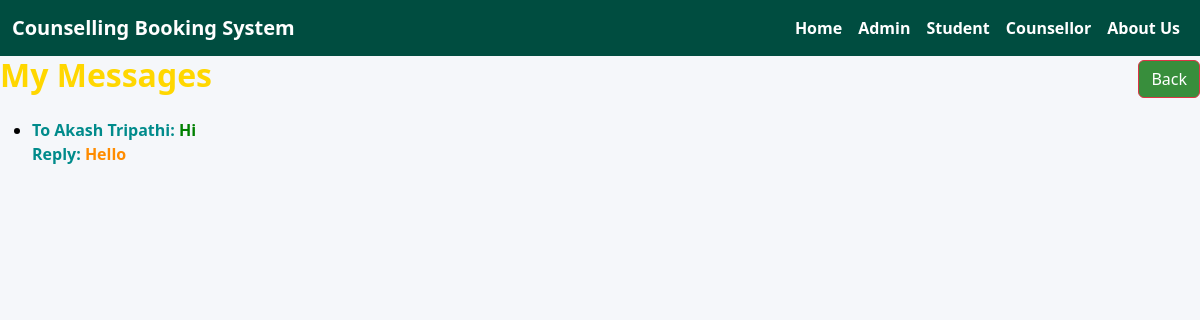
/student_messages (signed in), run on the app's committed database.
### tables this page shows
CREATE TABLE messages (
        id INTEGER PRIMARY KEY AUTOINCREMENT,
        student_id INTEGER,
        counsellor_id INTEGER,
        message TEXT NOT NULL,
        reply TEXT,
        timestamp TEXT
    );

CREATE TABLE counsellors (
        id INTEGER PRIMARY KEY AUTOINCREMENT,
        name TEXT NOT NULL,
        email TEXT NOT NULL,
        password TEXT NOT NULL,
        specialization TEXT NOT NULL,
        bio TEXT NOT NULL
    , gender TEXT, experience TEXT);

### app.py (the view)
@app.route('/student_messages')
def student_messages():
    if 'user_email' not in session:
        return redirect(url_for('user_login'))
    student_email = session['user_email']
    conn = sqlite3.connect('counsellors.db')
    cursor = conn.cursor()
    cursor.execute('SELECT id FROM users WHERE email = ?', (student_email,))
    student = cursor.fetchone()
    if student:
        student_id = student[0]
        cursor.execute('''
            SELECT messages.message, messages.reply, counsellors.name
            FROM messages
            JOIN counsellors ON messages.counsellor_id = counsellors.id
            WHERE student_id = ?
        ''', (student_id,))
        messages = cursor.fetchall()
    else:
        messages = []
    conn.close()
    return render_template('student_messages.html', messages=messages)

### templates/student_messages.html (shortened to what this page needs)
{% extends "base.html" %}
{% block content %}
<div class="d-flex justify-content-between align-items-center mb-3">
  <h2 style="color: gold;">My Messages</h2>
  <button class="btn btn-danger btn-custom" style="padding-left: 200;" onclick="window.location.href='/student_dashboard'">Back</button>
</div>
<ul>
  {% for message, reply, counsellor_name in messages %}
    <li style="color: black;"><strong style="color: darkcyan;">To {{ counsellor_name }}:</strong>
      <strong style="color: green;">{{ message }}</strong> <br>
        <strong style="color: darkcyan;">Reply:</strong>
        <strong style="color: darkorange;">{{ reply or "No reply yet" }}</strong>
        </li>
  {% endfor %}
</ul>
{% endblock %}

### templates/base.html (style rules this page uses)
body { background-color: #f5f7fa; font-family: 'Segoe UI', Tahoma, Geneva, Verdana, sans-serif; margin: 0; padding: 0; }
h2, h3, h4 { font-weight: bold; color: #2e7d32; }
.btn-custom { background-color: #388e3c; color: white; }

### data on the page
messages: name "Akash Tripathi", message "Hi", reply "Hello"
